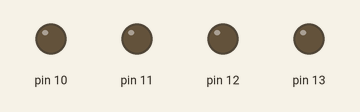
This sketch was run on a simulated Arduino Uno, built with avr-gcc and run on an emulated ATmega328P. On the bench: output pins drawn as LEDs (lit = HIGH).

Above: at 0.4 s.
At 0.9 s:
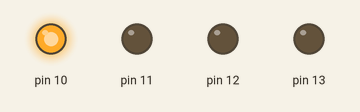
At 1.3 s:
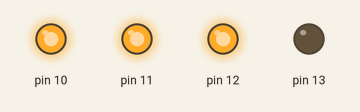
At 1.7 s:
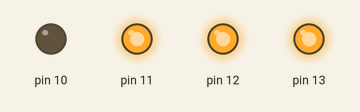
At 2.1 s:
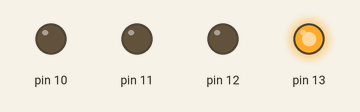
At 3.5 s:
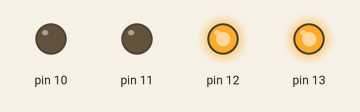
Timing chart, 0 to 3.8 s (numbered marks = the images above):
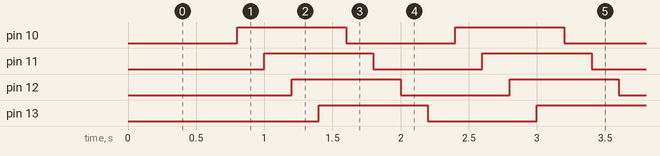

Measured:
- by itself, pin 10–13: alternates HIGH for 0.80 s and LOW for 0.80 s
- by itself, everything shown: repeats every 1.6 s, in 8 steps

The sketch:

lesson3.ino
```cpp
//*******************************************************************************
//----------------本例程仅供学习使用，未经作者允许，不得用于其他用途。-----------
//------------------------版权所有，仿冒必究！-----------------------------------
//----------------1.开发环境:Arduino IDE-----------------------------------------
//----------------2.测试使用开发板型号：Arduino Leonardo or Arduino UNO R3-------
//----------------3.单片机使用晶振：16M------------------------------------------
//----------------4.淘宝网址：http://xmdzpj.taobao.com---------------------------
//----------------5.作者：真红炎神---------------------------------------------
//*******************************************************************************/
int BASE = 10 ;  //第一顆 LED 接的 I/O 腳
int NUM = 4;   //LED 的總數

void setup()
{
   for (int i = BASE; i < BASE + NUM; i ++)
   {
     pinMode(i, OUTPUT);   //設定數字I/O腳為輸出
   }
}

void loop()
{
   for (int i = BASE; i < BASE + NUM; i ++)
   {
     digitalWrite(i, LOW);    //設定數字I/O腳輸出為"低"，即逐漸關燈
     delay(200);        //延遲
   }
   for (int i = BASE; i < BASE + NUM; i ++)
   {
     digitalWrite(i, HIGH);    //設定數字I/O腳輸出為"低"，即逐漸開燈
     delay(200);        //延遲
   }
}
```
